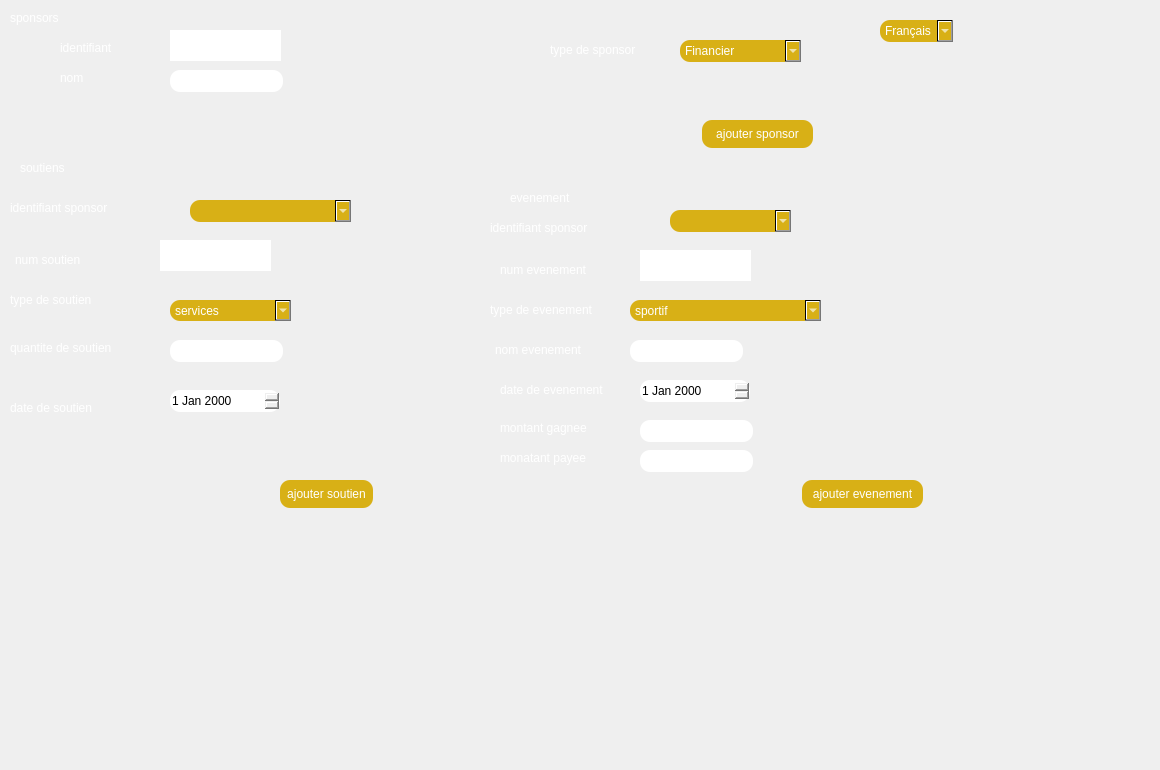
        <widget class="QWidget" name="tab_15">
         <attribute name="title">
          <string>ajouter </string>
         </attribute>
         <widget class="QLabel" name="label_64">
          <property name="geometry">
           <rect>
            <x>10</x>
            <y>10</y>
            <width>121</width>
            <height>16</height>
           </rect>
          </property>
          <property name="styleSheet">
           <string notr="true">color: rgb(255, 255, 255);
</string>
          </property>
          <property name="text">
           <string>sponsors</string>
          </property>
         </widget>
         <widget class="QLabel" name="label_65">
          <property name="geometry">
           <rect>
            <x>20</x>
            <y>160</y>
            <width>81</width>
            <height>16</height>
           </rect>
          </property>
          <property name="styleSheet">
           <string notr="true">color: rgb(255, 255, 255);
</string>
          </property>
          <property name="text">
           <string>soutiens</string>
          </property>
         </widget>
         <widget class="QLabel" name="label_66">
          <property name="geometry">
           <rect>
            <x>60</x>
            <y>40</y>
            <width>101</width>
            <height>16</height>
           </rect>
          </property>
          <property name="styleSheet">
           <string notr="true">color: rgb(255, 255, 255);
</string>
          </property>
          <property name="text">
           <string>identifiant</string>
          </property>
         </widget>
         <widget class="QLineEdit" name="nomsp">
          <property name="geometry">
           <rect>
            <x>170</x>
            <y>70</y>
            <width>113</width>
            <height>22</height>
           </rect>
          </property>
          <property name="styleSheet">
           <string notr="true">
 border-radius: 10;</string>
          </property>
         </widget>
         <widget class="QLabel" name="label_67">
          <property name="geometry">
           <rect>
            <x>60</x>
            <y>70</y>
            <width>101</width>
            <height>16</height>
           </rect>
          </property>
          <property name="styleSheet">
           <string notr="true">color: rgb(255, 255, 255);
</string>
          </property>
          <property name="text">
           <string>nom</string>
          </property>
         </widget>
         <widget class="QComboBox" name="types">
          <property name="geometry">
           <rect>
            <x>170</x>
            <y>300</y>
            <width>121</width>
            <height>21</height>
           </rect>
          </property>
          <property name="styleSheet">
           <string notr="true">color: rgb(255, 255, 255);
background-color:  QLinearGradient(x1: 0, y1: 0, x2: 0, y2: 1, stop: 0#D8B016, stop: 1 #D8B016);
 border-radius: 10;</string>
          </property>
          <item>
           <property name="text">
            <string>services</string>
           </property>
          </item>
          <item>
           <property name="text">
            <string>argent</string>
           </property>
          </item>
          <item>
           <property name="text">
            <string>publicite</string>
           </property>
          </item>
          <item>
           <property name="text">
            <string>produit</string>
           </property>
          </item>
          <item>
           <property name="text">
            <string>logistique</string>
           </property>
          </item>
         </widget>
         <widget class="QLabel" name="label_68">
          <property name="geometry">
           <rect>
            <x>550</x>
            <y>40</y>
            <width>121</width>
            <height>20</height>
           </rect>
          </property>
          <property name="styleSheet">
           <string notr="true">color: rgb(255, 255, 255);
</string>
          </property>
          <property name="text">
           <string>type de sponsor</string>
          </property>
         </widget>
         <widget class="QLabel" name="label_69">
          <property name="geometry">
           <rect>
            <x>10</x>
            <y>200</y>
            <width>161</width>
            <height>16</height>
           </rect>
          </property>
          <property name="styleSheet">
           <string notr="true">color: rgb(255, 255, 255);
</string>
          </property>
          <property name="text">
           <string>identifiant sponsor</string>
          </property>
         </widget>
         <widget class="QLabel" name="label_70">
          <property name="geometry">
           <rect>
            <x>15</x>
            <y>250</y>
            <width>141</width>
            <height>20</height>
           </rect>
          </property>
          <property name="styleSheet">
           <string notr="true">color: rgb(255, 255, 255);
</string>
          </property>
          <property name="text">
           <string>num soutien</string>
          </property>
         </widget>
         <widget class="QLabel" name="label_71">
          <property name="geometry">
           <rect>
            <x>10</x>
            <y>290</y>
            <width>151</width>
            <height>20</height>
           </rect>
          </property>
          <property name="styleSheet">
           <string notr="true">color: rgb(255, 255, 255);
</string>
          </property>
          <property name="text">
           <string>type de soutien</string>
          </property>
         </widget>
         <widget class="QLineEdit" name="quantites">
          <property name="geometry">
           <rect>
            <x>170</x>
            <y>340</y>
            <width>113</width>
            <height>22</height>
           </rect>
          </property>
          <property name="styleSheet">
           <string notr="true">
 border-radius: 10;</string>
          </property>
         </widget>
         <widget class="QLabel" name="label_72">
          <property name="geometry">
           <rect>
            <x>10</x>
            <y>340</y>
            <width>151</width>
            <height>16</height>
           </rect>
          </property>
          <property name="styleSheet">
           <string notr="true">color: rgb(255, 255, 255);
</string>
          </property>
          <property name="text">
           <string>quantite de soutien</string>
          </property>
         </widget>
         <widget class="QLabel" name="label_73">
          <property name="geometry">
           <rect>
            <x>10</x>
            <y>400</y>
            <width>151</width>
            <height>16</height>
           </rect>
          </property>
          <property name="styleSheet">
           <string notr="true">color: rgb(255, 255, 255);
</string>
          </property>
          <property name="text">
           <string>date de soutien</string>
          </property>
         </widget>
         <widget class="QDateEdit" name="dates">
          <property name="geometry">
           <rect>
            <x>170</x>
            <y>390</y>
            <width>110</width>
            <height>22</height>
           </rect>
          </property>
          <property name="styleSheet">
           <string notr="true">
 border-radius: 10;</string>
          </property>
         </widget>
         <widget class="QLabel" name="label_74">
          <property name="geometry">
           <rect>
            <x>510</x>
            <y>190</y>
            <width>121</width>
            <height>16</height>
           </rect>
          </property>
          <property name="styleSheet">
           <string notr="true">color: rgb(255, 255, 255);
</string>
          </property>
          <property name="text">
           <string>evenement</string>
          </property>
         </widget>
         <widget class="QPushButton" name="ajoutersp">
          <property name="geometry">
           <rect>
            <x>702</x>
            <y>120</y>
            <width>111</width>
            <height>28</height>
           </rect>
          </property>
          <property name="styleSheet">
           <string notr="true">color: rgb(255, 255, 255);
background-color:  QLinearGradient(x1: 0, y1: 0, x2: 0, y2: 1, stop: 0#D8B016, stop: 1 #D8B016);
 border-radius: 10;</string>
          </property>
          <property name="text">
           <string>ajouter sponsor</string>
          </property>
         </widget>
         <widget class="QPushButton" name="ajouters">
          <property name="geometry">
           <rect>
            <x>280</x>
            <y>480</y>
            <width>93</width>
            <height>28</height>
           </rect>
          </property>
          <property name="styleSheet">
           <string notr="true">color: rgb(255, 255, 255);
background-color:  QLinearGradient(x1: 0, y1: 0, x2: 0, y2: 1, stop: 0#D8B016, stop: 1 #D8B016);
 border-radius: 10;</string>
          </property>
          <property name="text">
           <string>ajouter soutien</string>
          </property>
         </widget>
         <widget class="QPushButton" name="ajoutere">
          <property name="geometry">
           <rect>
            <x>802</x>
            <y>480</y>
            <width>121</width>
            <height>28</height>
           </rect>
          </property>
          <property name="styleSheet">
           <string notr="true">color: rgb(255, 255, 255);
background-color:  QLinearGradient(x1: 0, y1: 0, x2: 0, y2: 1, stop: 0#D8B016, stop: 1 #D8B016);
 border-radius: 10;</string>
          </property>
          <property name="text">
           <string>ajouter evenement</string>
          </property>
         </widget>
         <widget class="QLabel" name="label_75">
          <property name="geometry">
           <rect>
            <x>500</x>
            <y>260</y>
            <width>131</width>
            <height>20</height>
           </rect>
          </property>
          <property name="styleSheet">
           <string notr="true">color: rgb(255, 255, 255);
</string>
          </property>
          <property name="text">
           <string>num evenement</string>
          </property>
         </widget>
         <widget class="QLabel" name="label_76">
          <property name="geometry">
           <rect>
            <x>490</x>
            <y>220</y>
            <width>161</width>
            <height>16</height>
           </rect>
          </property>
          <property name="styleSheet">
           <string notr="true">color: rgb(255, 255, 255);
</string>
          </property>
          <property name="text">
           <string>identifiant sponsor</string>
          </property>
         </widget>
         <widget class="QLabel" name="label_77">
          <property name="geometry">
           <rect>
            <x>490</x>
            <y>300</y>
            <width>131</width>
            <height>20</height>
           </rect>
          </property>
          <property name="styleSheet">
           <string notr="true">color: rgb(255, 255, 255);
</string>
          </property>
          <property name="text">
           <string>type de evenement</string>
          </property>
         </widget>
         <widget class="QComboBox" name="typeeve">
          <property name="geometry">
           <rect>
            <x>630</x>
            <y>300</y>
            <width>191</width>
            <height>21</height>
           </rect>
          </property>
          <property name="styleSheet">
           <string notr="true">color: rgb(255, 255, 255);
background-color:  QLinearGradient(x1: 0, y1: 0, x2: 0, y2: 1, stop: 0#D8B016, stop: 1 #D8B016);
 border-radius: 10;</string>
          </property>
          <item>
           <property name="text">
            <string>sportif</string>
           </property>
          </item>
          <item>
           <property name="text">
            <string>festival</string>
           </property>
          </item>
          <item>
           <property name="text">
            <string>Le lancement de produit</string>
           </property>
          </item>
         </widget>
         <widget class="QLabel" name="label_78">
          <property name="geometry">
           <rect>
            <x>495</x>
            <y>340</y>
            <width>131</width>
            <height>20</height>
           </rect>
          </property>
          <property name="styleSheet">
           <string notr="true">color: rgb(255, 255, 255);
</string>
          </property>
          <property name="text">
           <string>nom evenement</string>
          </property>
         </widget>
         <widget class="QLineEdit" name="nomeve">
          <property name="geometry">
           <rect>
            <x>630</x>
            <y>340</y>
            <width>113</width>
            <height>22</height>
           </rect>
          </property>
          <property name="styleSheet">
           <string notr="true">
 border-radius: 10;</string>
          </property>
         </widget>
         <widget class="QLabel" name="label_79">
          <property name="geometry">
           <rect>
            <x>500</x>
            <y>380</y>
            <width>131</width>
            <height>20</height>
           </rect>
          </property>
          <property name="styleSheet">
           <string notr="true">color: rgb(255, 255, 255);
</string>
          </property>
          <property name="text">
           <string>date de evenement</string>
          </property>
         </widget>
         <widget class="QDateEdit" name="dateeve">
          <property name="geometry">
           <rect>
            <x>640</x>
            <y>380</y>
            <width>110</width>
            <height>22</height>
           </rect>
          </property>
          <property name="styleSheet">
           <string notr="true">
 border-radius: 10;</string>
          </property>
         </widget>
         <widget class="QLabel" name="label_80">
          <property name="geometry">
           <rect>
            <x>500</x>
            <y>420</y>
            <width>131</width>
            <height>16</height>
           </rect>
          </property>
          <property name="styleSheet">
           <string notr="true">color: rgb(255, 255, 255);
</string>
          </property>
          <property name="text">
           <string>montant gagnee</string>
          </property>
         </widget>
         <widget class="QLabel" name="label_81">
          <property name="geometry">
           <rect>
            <x>500</x>
            <y>450</y>
            <width>131</width>
            <height>16</height>
           </rect>
          </property>
          <property name="styleSheet">
           <string notr="true">color: rgb(255, 255, 255);
</string>
          </property>
          <property name="text">
           <string>monatant payee</string>
          </property>
         </widget>
         <widget class="QLineEdit" name="mg">
          <property name="geometry">
           <rect>
            <x>640</x>
            <y>420</y>
            <width>113</width>
            <height>22</height>
           </rect>
          </property>
          <property name="styleSheet">
           <string notr="true">
 border-radius: 10;</string>
          </property>
         </widget>
         <widget class="QLineEdit" name="mp">
          <property name="geometry">
           <rect>
            <x>640</x>
            <y>450</y>
            <width>113</width>
            <height>22</height>
           </rect>
          </property>
          <property name="styleSheet">
           <string notr="true">
 border-radius: 10;</string>
          </property>
         </widget>
         <widget class="QComboBox" name="typesp">
          <property name="geometry">
           <rect>
            <x>680</x>
            <y>40</y>
            <width>121</width>
            <height>22</height>
           </rect>
          </property>
          <property name="styleSheet">
           <string notr="true">color: rgb(255, 255, 255);
background-color:  QLinearGradient(x1: 0, y1: 0, x2: 0, y2: 1, stop: 0#D8B016, stop: 1 #D8B016);
 border-radius: 10;</string>
          </property>
          <item>
           <property name="text">
            <string>Financier</string>
           </property>
          </item>
          <item>
           <property name="text">
            <string>de services</string>
           </property>
          </item>
          <item>
           <property name="text">
            <string>de produits</string>
           </property>
          </item>
          <item>
           <property name="text">
            <string>logistique</string>
           </property>
          </item>
          <item>
           <property name="text">
            <string>Technologique </string>
           </property>
          </item>
          <item>
           <property name="text">
            <string>mediatique</string>
           </property>
          </item>
         </widget>
         <widget class="QComboBox" name="spcombo1">
          <property name="geometry">
           <rect>
            <x>190</x>
            <y>200</y>
            <width>161</width>
            <height>22</height>
           </rect>
          </property>
          <property name="styleSheet">
           <string notr="true">color: rgb(255, 255, 255);
background-color:  QLinearGradient(x1: 0, y1: 0, x2: 0, y2: 1, stop: 0#D8B016, stop: 1 #D8B016);
 border-radius: 10;</string>
          </property>
         </widget>
         <widget class="QComboBox" name="spcombo2">
          <property name="geometry">
           <rect>
            <x>670</x>
            <y>210</y>
            <width>121</width>
            <height>22</height>
           </rect>
          </property>
          <property name="styleSheet">
           <string notr="true">color: rgb(255, 255, 255);
background-color:  QLinearGradient(x1: 0, y1: 0, x2: 0, y2: 1, stop: 0#D8B016, stop: 1 #D8B016);
 border-radius: 10;</string>
          </property>
         </widget>
         <widget class="QTextBrowser" name="idsp_2">
          <property name="geometry">
           <rect>
            <x>160</x>
            <y>240</y>
            <width>111</width>
            <height>31</height>
           </rect>
          </property>
          <property name="styleSheet">
           <string notr="true">color: rgb(255, 255, 255);

 border-radius: 10;</string>
          </property>
         </widget>
         <widget class="QTextBrowser" name="idsp_3">
          <property name="geometry">
           <rect>
            <x>640</x>
            <y>250</y>
            <width>111</width>
            <height>31</height>
           </rect>
          </property>
          <property name="styleSheet">
           <string notr="true">
 border-radius: 10;</string>
          </property>
         </widget>
         <widget class="QTextBrowser" name="idsp">
          <property name="geometry">
           <rect>
            <x>170</x>
            <y>30</y>
            <width>111</width>
            <height>31</height>
           </rect>
          </property>
          <property name="styleSheet">
           <string notr="true">
 border-radius: 10;</string>
          </property>
         </widget>
         <widget class="QComboBox" name="tradu_3">
          <property name="geometry">
           <rect>
            <x>880</x>
            <y>20</y>
            <width>73</width>
            <height>22</height>
           </rect>
          </property>
          <property name="styleSheet">
           <string notr="true">color: rgb(255, 255, 255);
background-color:  QLinearGradient(x1: 0, y1: 0, x2: 0, y2: 1, stop: 0#D8B016, stop: 1 #D8B016);
 border-radius: 10;</string>
          </property>
          <item>
           <property name="text">
            <string>Français</string>
           </property>
          </item>
          <item>
           <property name="text">
            <string>العربية</string>
           </property>
          </item>
          <item>
           <property name="text">
            <string>English</string>
           </property>
          </item>
         </widget>
         <widget class="QLabel" name="graph_3">
          <property name="geometry">
           <rect>
            <x>0</x>
            <y>0</y>
            <width>1151</width>
            <height>761</height>
           </rect>
          </property>
          <property name="text">
           <string/>
          </property>
          <property name="pixmap">
           <pixmap>../../../Downloads/Untitled-1 copy.png</pixmap>
          </property>
         </widget>
         <zorder>graph_3</zorder>
         <zorder>label_64</zorder>
         <zorder>label_65</zorder>
         <zorder>label_66</zorder>
         <zorder>nomsp</zorder>
         <zorder>label_67</zorder>
         <zorder>types</zorder>
         <zorder>label_68</zorder>
         <zorder>label_69</zorder>
         <zorder>label_70</zorder>
         <zorder>label_71</zorder>
         <zorder>quantites</zorder>
         <zorder>label_72</zorder>
         <zorder>label_73</zorder>
         <zorder>dates</zorder>
         <zorder>label_74</zorder>
         <zorder>ajoutersp</zorder>
         <zorder>ajouters</zorder>
         <zorder>ajoutere</zorder>
         <zorder>label_75</zorder>
         <zorder>label_76</zorder>
         <zorder>label_77</zorder>
         <zorder>typeeve</zorder>
         <zorder>label_78</zorder>
         <zorder>nomeve</zorder>
         <zorder>label_79</zorder>
         <zorder>dateeve</zorder>
         <zorder>label_80</zorder>
         <zorder>label_81</zorder>
         <zorder>mg</zorder>
         <zorder>mp</zorder>
         <zorder>typesp</zorder>
         <zorder>spcombo1</zorder>
         <zorder>spcombo2</zorder>
         <zorder>idsp_2</zorder>
         <zorder>idsp_3</zorder>
         <zorder>idsp</zorder>
         <zorder>tradu_3</zorder>
        </widget>
